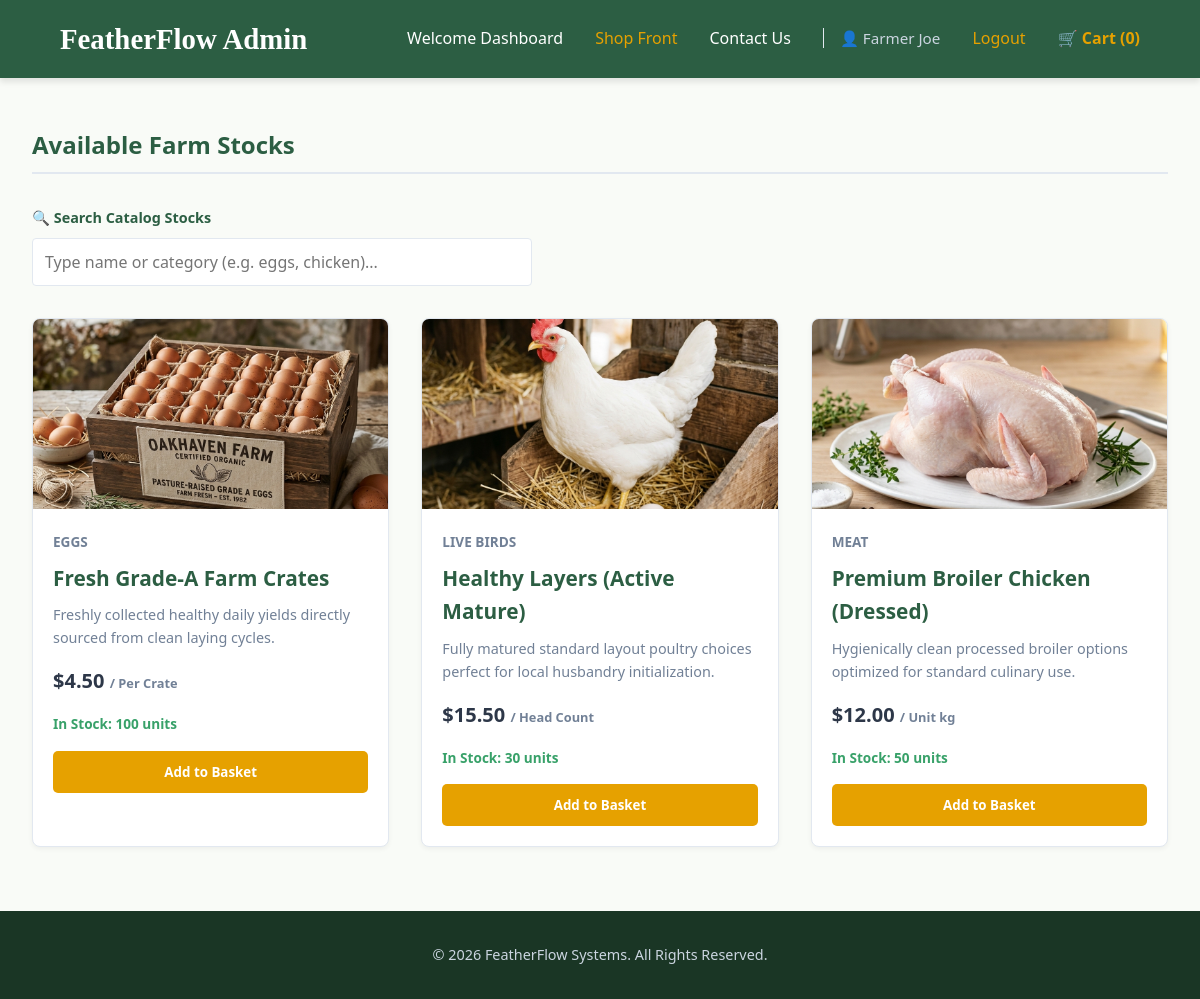
Screenshot of /home.php (signed in) with the database file from the repository.
### tables this page shows
CREATE TABLE IF NOT EXISTS Products (
    ProductID INT AUTO_INCREMENT PRIMARY KEY,
    ProductName VARCHAR(100) NOT NULL,
    Category VARCHAR(50) NOT NULL,
    UnitPrice DECIMAL(10,2) NOT NULL,
    StockQuantity INT NOT NULL DEFAULT 0,
    Description TEXT,
    ImageURL VARCHAR(255) NOT NULL DEFAULT 'images/fresh_eggs.png',
    CONSTRAINT chk_price CHECK (UnitPrice >= 0.00)
);

### home.php (the view, shortened to what this page needs)
<?php
require_once 'backend/db.php';
include 'header.php';
try {
    $stmt = $pdo->query("SELECT * FROM Products ORDER BY Category, ProductName");
    $products = $stmt->fetchAll();
} catch (PDOException $e) {
    $products = [];
}
$unit_map = [
    'Eggs' => 'Per Crate',
    'Meat' => 'Unit kg',
    'Live' => 'Head Count',
    'Live Birds' => 'Head Count',
    'Fertilizer' => 'Per Bag'
];
?>
    <main class="container">
        <h2 style="color: var(--primary-color); border-bottom: 2px solid var(--border-color); padding-bottom: 0.5rem; margin-bottom: 2rem;">Available Farm Stocks</h2>
        <div style="margin-bottom: 2rem; display: flex; flex-direction: column; gap: 0.5rem; max-width: 500px;">
            <label for="product-search" style="font-weight: 600; font-size: 0.9rem; color: var(--primary-color);">🔍 Search Catalog Stocks</label>
            <input type="text" id="product-search" placeholder="Type name or category (e.g. eggs, chicken)..." onkeyup="filterProducts()" style="padding: 0.75rem; border: 1px solid var(--border-color); border-radius: 4px; font-size: 1rem; width: 100%;">
        </div>
        <div class="product-grid" style="margin-top: 1rem;">
            <?php if (empty($products)): ?>
                <p style="text-align: center; grid-column: 1 / -1; padding: 3rem; color: #718096;">No products currently available in the catalog database.</p>
            <?php else: ?>
                <?php foreach ($products as $product): ?>
                    <div class="product-card" data-id="<?php echo $product['ProductID']; ?>" data-name="<?php echo htmlspecialchars($product['ProductName']); ?>" data-price="<?php echo $product['UnitPrice']; ?>" data-stock="<?php echo $product['StockQuantity']; ?>">
                        <div style="height: 190px; overflow: hidden; background-color: #edf2f7; position: relative;">
                            <img src="<?php echo htmlspecialchars(!empty($product['ImageURL']) ? $product['ImageURL'] : 'images/fresh_eggs.png'); ?>" alt="<?php echo htmlspecialchars($product['ProductName']); ?>" style="width: 100%; height: 100%; object-fit: cover;">
                        </div>
                        <div class="product-info" style="padding: 1.25rem;">
                            <span class="product-category"><?php echo htmlspecialchars($product['Category']); ?></span>
                            <h3 class="product-title"><?php echo htmlspecialchars($product['ProductName']); ?></h3>
                            <p style="color:#718096; font-size:0.9rem; margin-bottom:1rem; min-height: 45px;"><?php echo htmlspecialchars($product['Description']); ?></p>
                            <div class="product-price">$<?php echo number_format($product['UnitPrice'], 2); ?> <span style="font-size: 0.8rem; color:#718096;">/ <?php echo isset($unit_map[$product['Category']]) ? $unit_map[$product['Category']] : 'Unit'; ?></span></div>
                            <div style="font-size: 0.85rem; margin-bottom: 1rem; font-weight: 600; color: <?php echo $product['StockQuantity'] > 0 ? '#38a169' : '#e53e3e'; ?>;">
                                <?php echo $product['StockQuantity'] > 0 ? 'In Stock: ' . $product['StockQuantity'] . ' units' : 'Out of Stock'; ?>
                            </div>
                            <button class="btn add-to-cart-btn" style="width: 100%;" <?php echo $product['StockQuantity'] > 0 ? '' : 'disabled style="background-color: #a0aec0; cursor: not-allowed;"'; ?>>
                                <?php echo $product['StockQuantity'] > 0 ? 'Add to Basket' : 'Unavailable'; ?>
                            </button>
                        </div>
                    </div>
                <?php endforeach; ?>
            <?php endif; ?>
        </div>
    </main>
<?php
include 'footer.php';
?>

### style.css (style rules this page uses)
:root { --primary-color: #2c5e43; --secondary-color: #e6a100; --accent-color: #d9534f; --bg-light: #f9fbf7; --text-dark: #2d3748; --card-bg: #ffffff; --border-color: #e2e8f0; }
* { margin: 0; padding: 0; box-sizing: border-box; font-family: 'Segoe UI', Tahoma, Geneva, Verdana, sans-serif; }
body { background-color: var(--bg-light); color: var(--text-dark); line-height: 1.6; }
.btn { display: inline-block; background-color: var(--secondary-color); color: #ffffff; padding: 0.75rem 2rem; text-decoration: none; border-radius: 5px; font-weight: 600; transition: background 0.3s ease; border: none; cursor: pointer; }
.container { max-width: 1200px; margin: 3rem auto; padding: 0 2rem; }
.product-grid { display: grid; grid-template-columns: repeat(auto-fit, minmax(280px, 1fr)); gap: 2rem; margin-top: 2rem; }
.product-card { background-color: var(--card-bg); border: 1px solid var(--border-color); border-radius: 8px; overflow: hidden; box-shadow: 0 2px 5px rgba(0,0,0,0.05); transition: transform 0.3s ease; }
.product-info { padding: 1.5rem; }
.product-category { font-size: 0.85rem; text-transform: uppercase; color: #718096; font-weight: 600; }
.product-title { font-size: 1.3rem; margin: 0.5rem 0; color: var(--primary-color); }
.product-price { font-size: 1.25rem; font-weight: 700; color: var(--text-dark); margin-bottom: 1rem; }

### rows the page displays
products: ImageURL (picture), Category "EGGS", ProductName "Fresh Grade-A Farm Crates", Description "Freshly collected healthy daily yields directly sourced from clean laying cycles.", UnitPrice "4.50", Category "Per Crate", StockQuantity "100", shows "Add to Basket"
products: ImageURL (picture), Category "LIVE BIRDS", ProductName "Healthy Layers (Active Mature)", Description "Fully matured standard layout poultry choices perfect for local husbandry initialization.", UnitPrice "15.50", Category "Head Count", StockQuantity "30", shows "Add to Basket"
products: ImageURL (picture), Category "MEAT", ProductName "Premium Broiler Chicken (Dressed)", Description "Hygienically clean processed broiler options optimized for standard culinary use.", UnitPrice "12.00", Category "Unit kg", StockQuantity "50", shows "Add to Basket"

### other values shown
$_SESSION['user_name'] "Farmer Joe"
